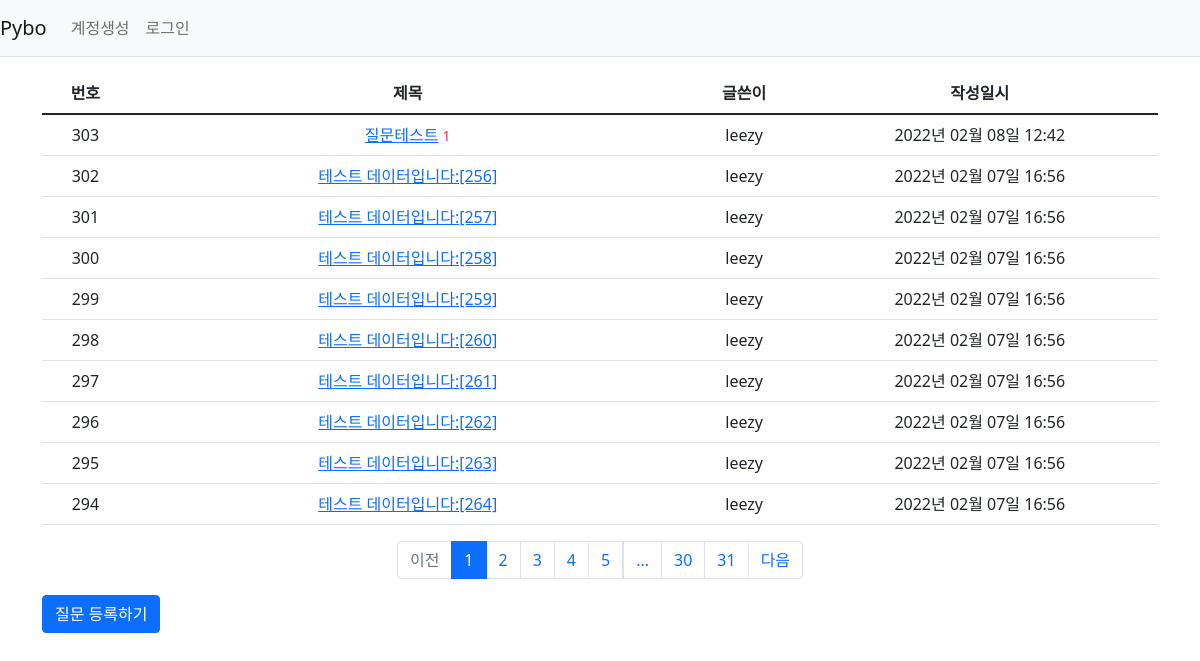
Page /question/list/ on the committed database.
### pybo/models.py (models this page shows)
class Question(db.Model):
    id = db.Column(db.Integer, primary_key=True)
    subject = db.Column(db.String(200), nullable=False)
    content = db.Column(db.Text(), nullable=False)
    create_date = db.Column(db.DateTime(), nullable=False)
    user_id = db.Column(db.Integer, db.ForeignKey('user.id', ondelete='CASCADE'), nullable=False)
    user = db.relationship('User', backref=db.backref('question_set'))
    modify_date = db.Column(db.DateTime(), nullable=True)
    voter = db.relationship('User', secondary=question_voter, backref=db.backref('question_voter_set'))

class User(db.Model):
    id = db.Column(db.Integer, primary_key=True)
    username = db.Column(db.String(150), unique=True, nullable=False)
    password = db.Column(db.String(200), nullable=False)
    email = db.Column(db.String(120), unique=True, nullable=False)

### pybo/views/question_views.py (the view)
@bp.route('/list/')
def _list():
    page = request.args.get('page', type=int, default=1)  # 페이지
    question_list = Question.query.order_by(Question.create_date.desc())
    question_list = question_list.paginate(page, per_page=10)
    return render_template('question/question_list.html', question_list=question_list)

### pybo/filter.py (called while the page is built)
def format_datetime(value, fmt='%Y년 %m월 %d일 %H:%M'):
    return value.strftime(fmt)

### pybo/views/auth_views.py (called while the page is built)
@bp.before_app_request
def load_logged_in_user():
    user_id = session.get('user_id')
    if user_id is None:
        g.user = None
    else:
        g.user = User.query.get(user_id)

### pybo/templates/question/question_list.html
{% extends 'base.html' %}
{% block content %}
<div class="container my-3">
    <table class="table">
        <thead>
        <tr class="text-center thead-dark">
            <th>번호</th>
            <th style="width:50%">제목</th>
            <th>글쓴이</th>
            <th>작성일시</th>
        </tr>
        </thead>
        <tbody>
        {% if question_list %}
        {% for question in question_list.items %}
        <tr class="text-center">
            <td>{{ question_list.total - ((question_list.page-1) * question_list.per_page) - loop.index0 }}</td>
            <td class="text-left">
                <a href="{{ url_for('question.detail', question_id=question.id) }}">{{ question.subject }}</a>
                {% if question.answer_set|length > 0 %}
                <span class="text-danger small ml-2">{{ question.answer_set|length }}</span>
                {% endif %}
            </td>
            <td>{{ question.user.username }}</td>
            <td>{{ question.create_date|datetime }}</td>
        </tr>
        {% endfor %}
        {% else %}
        <tr>
            <td colspan="3">질문이 없습니다.</td>
        </tr>
        {% endif %}
        </tbody>
    </table>
    <ul class="pagination justify-content-center">
        {% if question_list.has_prev %}
        <li class="page-item">
            <a class="page-link" href="?page={{ question_list.prev_num }}">이전</a>
        </li>
        {% else %}
        <li class="page-item disabled">
            <a class="page-link" tabindex="-1" aria-disabled="true" href="#">이전</a>
        </li>
        {% endif %}
        {% for page_num in question_list.iter_pages() %}
            {% if page_num %}
                {% if page_num != question_list.page %}
                <li class="page-item">
                    <a class="page-link" href="?page={{ page_num }}">{{ page_num }}</a>
                </li>
                {% else %}
                <li class="page-item active" aria-current="page">
                    <a class="page-link" href="#">{{ page_num }}</a>
                </li>
                {% endif %}
           {% else %}
                <li class="disabled">
                    <a class="page-link" href="#">...</a>
                </li>
           {% endif %}
        {% endfor %}
        {% if question_list.has_next %}
        <li class="page-item">
            <a class="page-link" href="?page={{ question_list.next_num }}">다음</a>
        </li>
        {% else %}
        <li class="page-item disabled">
            <a class="page-link" tabindex="-1" aria-disabled="true" href="#">다음</a>
        </li>
        {% endif %}
    </ul>
    <a href="{{ url_for('question.create') }}" class="btn btn-primary">질문 등록하기</a>
</div>
{% endblock %}

### pybo/templates/base.html (shortened to what this page needs)
<!doctype html>
<html lang="ko">
<head>
    <link rel="stylesheet" href="{{ url_for('static', filename='bootstrap.min.css') }}">
    <link rel="stylesheet" href="{{ url_for('static', filename='style.css') }}">
</head>
<body>
{% include "navbar.html" %}
{% block content %}
{% endblock %}
</body>
</html>

### pybo/templates/navbar.html (shortened to what this page needs)
<nav class="navbar navbar-expand-lg navbar-light bg-light border-bottom">
    <a class="navbar-brand" href="{{ url_for('main.index') }}">Pybo</a>
    <div class="collapse navbar-collapse flex-grow-0" id="navbarNav">
        {% if g.user %}
        <ul class="navbar-nav">
            <li class="nav-item ">
                <a class="nav-link" href="{{ url_for('auth.logout') }}">{{ g.user.username }} (로그아웃)</a>
            </li>
        </ul>
        {% else %}
        <ul class="navbar-nav">
            <li class="nav-item ">
                <a class="nav-link" href="{{ url_for('auth.signup') }}">계정생성</a>
            </li>
            <li class="nav-item ">
                <a class="nav-link" href="{{ url_for('auth.login') }}">로그인</a>
            </li>
        </ul>
        {% endif %}
    </div>
</nav>

### rows in the picture
Question: id "303", subject "질문테스트", answer_set|length "1", user.username "leezy", create_date "2022년 02월 08일 12:42"
Question: total "302", subject "테스트 데이터입니다:[256]", user.username "leezy", create_date "2022년 02월 07일 16:56"
Question: total "301", subject "테스트 데이터입니다:[257]", user.username "leezy", create_date "2022년 02월 07일 16:56"
Question: total "300", subject "테스트 데이터입니다:[258]", user.username "leezy", create_date "2022년 02월 07일 16:56"
Question: total "299", subject "테스트 데이터입니다:[259]", user.username "leezy", create_date "2022년 02월 07일 16:56"
Question: total "298", subject "테스트 데이터입니다:[260]", user.username "leezy", create_date "2022년 02월 07일 16:56"
Question: total "297", subject "테스트 데이터입니다:[261]", user.username "leezy", create_date "2022년 02월 07일 16:56"
Question: total "296", subject "테스트 데이터입니다:[262]", user.username "leezy", create_date "2022년 02월 07일 16:56"
Question: total "295", subject "테스트 데이터입니다:[263]", user.username "leezy", create_date "2022년 02월 07일 16:56"
Question: total "294", subject "테스트 데이터입니다:[264]", user.username "leezy", create_date "2022년 02월 07일 16:56"

### other values in the picture
{{ page_num }} "1"
{{ page_num }} "2" "3" "4" "5" "30" "31"
